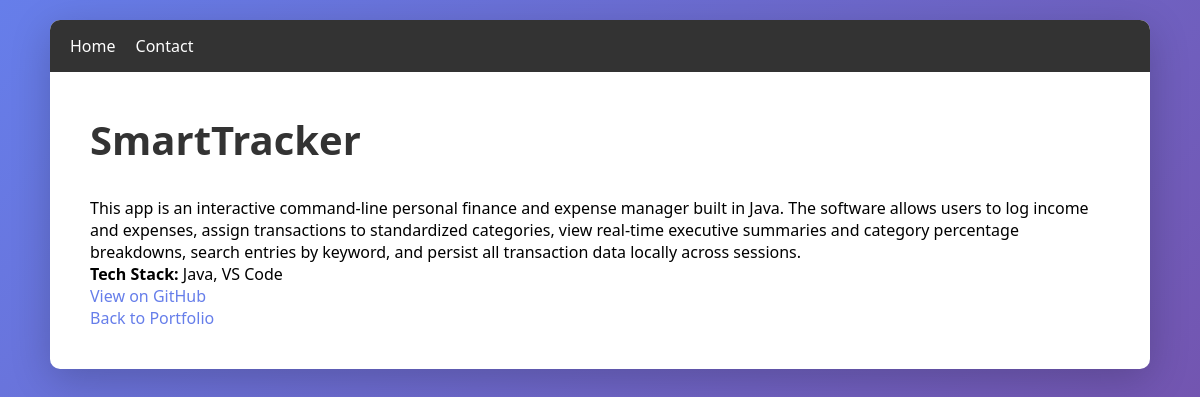
The app's page /project/3/ with its own data.
### portfolio_app/models.py (models this page shows, shortened)
class Project(models.Model):
    title = models.CharField(max_length=200)
    description = models.TextField()
    tech_stack = models.CharField(max_length=500)  # comma-separated or JSON
    github_link = models.URLField(blank=True, null=True)
    image_path = models.CharField(max_length=300, blank=True)
    category = models.CharField(max_length=100, blank=True)
    created_at = models.DateTimeField(auto_now_add=True)

### portfolio_app/views.py (the view)
# urls.py: path('project/<int:id>/', views.project_detail, name='project_detail'),
def project_detail(request, id):
    project = get_object_or_404(Project, id=id)
    return render(request, 'project_detail.html', {'project': project})

### portfolio_app/templates/project_detail.html (shortened to what this page needs)
{% extends "base.html" %}
{% block content %}
<h1>{{ project.title }}</h1>
<p>{{ project.description }}</p>
<p><strong>Tech Stack:</strong> {{ project.tech_stack }}</p>
{% if project.github_link %}
    <p><a href="{{ project.github_link }}" target="_blank">View on GitHub</a></p>
{% endif %}
<a href="/">Back to Portfolio</a>
{% endblock %}

### portfolio_app/templates/base.html (style rules this page uses)
* { margin: 0; padding: 0; box-sizing: border-box; }
body { font-family: 'Segoe UI', Tahoma, Geneva, Verdana, sans-serif; background: linear-gradient(135deg, #667eea 0%, #764ba2 100%); min-height: 100vh; padding: 20px; }
h1 { color: #333; margin-bottom: 30px; font-size: 2.5em; }
a { color: #667eea; text-decoration: none; transition: color 0.3s; }

### records on screen
Project: title "SmartTracker", description "This app is an interactive command-line personal finance and expense manager built in Java. The software allows users to log income and expenses, assign transactions to standardized categories, view real-time executive summaries and category percentage breakdowns, search entries by keyword, and persist all transaction data locally across sessions.", tech_stack "Java, VS Code"
